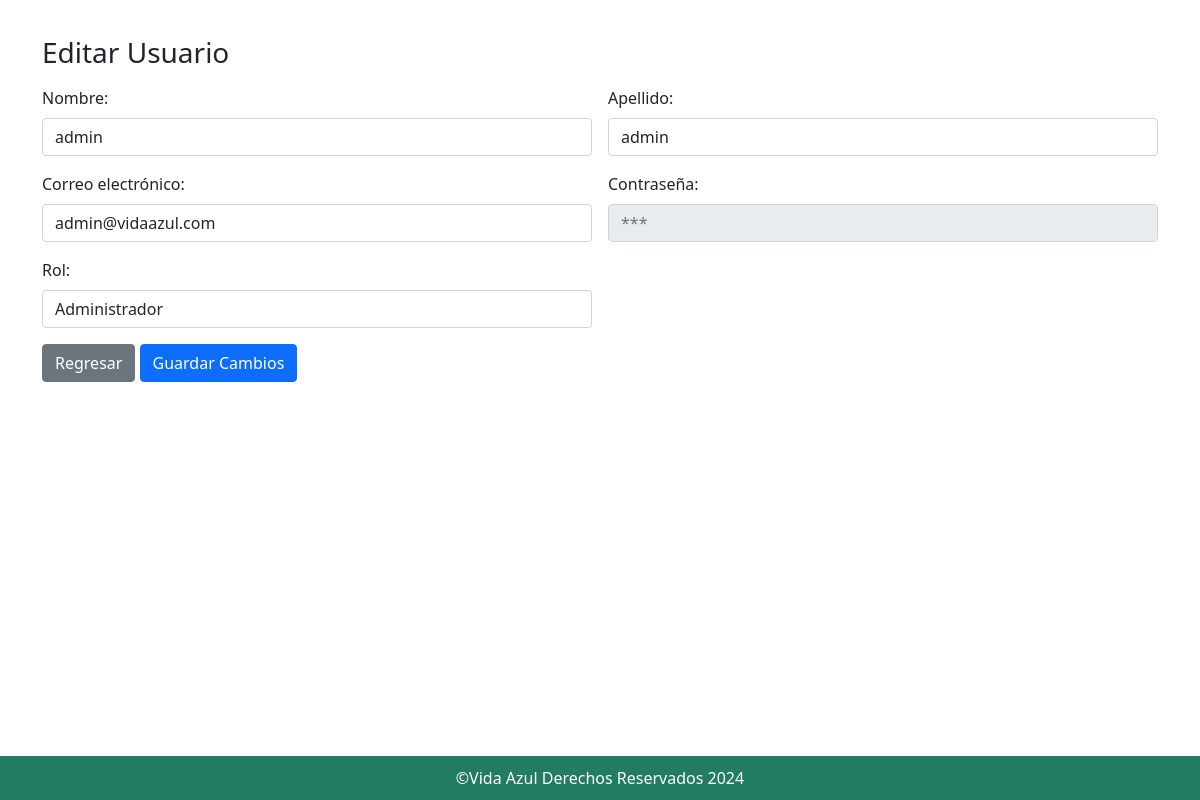
The app's page /usuario/edita.php?id=1 with its own data.
### tables this page shows
CREATE TABLE `usuario` (
  `id_usuario` int(11) NOT NULL,
  `id_rol` int(11) DEFAULT NULL,
  `nombre_usuario` varchar(100) NOT NULL,
  `apellido_usuario` varchar(100) NOT NULL,
  `correo` varchar(150) NOT NULL,
  `contrasenia` varchar(100) NOT NULL
);

CREATE TABLE `rol` (
  `id_rol` int(11) NOT NULL,
  `nombre_rol` varchar(100) NOT NULL
);

### usuario/edita.php (the view, shortened to what this page needs)
<!DOCTYPE html>
<html lang="es" class="h-100">
<head>
    <link href="https://cdn.jsdelivr.net/npm/bootstrap@5.0.2/dist/css/bootstrap.min.css" rel="stylesheet"
>
    <link href="https://cdn.jsdelivr.net/npm/bootstrap-icons/font/bootstrap-icons.css" rel="stylesheet">
    <link href="../styles.css" rel="stylesheet">
</head>
<body class="d-flex flex-column h-100">
    <?php
    $conexion = new mysqli("localhost", "vida_azul", "vidaazul", "vida_azul");
    if (isset($_GET['id'])) {
        $id_usuario = $_GET['id'];
        $sql = "SELECT id_usuario, nombre_usuario, apellido_usuario, correo, id_rol, contrasenia FROM Usuario WHERE id_usuario = ?";
        $stmt = $conexion->prepare($sql);
        $stmt->bind_param("i", $id_usuario);
        $stmt->execute();
        $result = $stmt->get_result();
        $usuario = $result->fetch_assoc();
    }
    $sql = "SELECT id_rol, nombre_rol FROM rol";
    $roles = $conexion->query($sql);
    ?>
    <main class="flex-shrink-0">
        <div class="container">
            <h3 class="my-3">Editar Usuario</h3>
            <form method="POST" action="" class="row g-3">
                <div class="col-md-6">
                    <label for="nombre_usuario" class="form-label">Nombre:</label>
                    <input type="text" class="form-control" id="nombre_usuario" name="nombre_usuario"
                           value="<?php echo $usuario['nombre_usuario'] ?? ''; ?>" required>
                </div>
                <div class="col-md-6">
                    <label for="apellido_usuario" class="form-label">Apellido:</label>
                    <input type="text" class="form-control" id="apellido_usuario" name="apellido_usuario"
                           value="<?php echo $usuario['apellido_usuario'] ?? ''; ?>" required>
                </div>
                <div class="col-md-6">
                    <label for="correo_usuario" class="form-label">Correo electrónico:</label>
                    <input type="email" class="form-control" id="correo_usuario" name="correo_usuario"
                           value="<?php echo $usuario['correo'] ?? ''; ?>" required>
                </div>
                <div class="col-md-6">
                    <label for="contrasenia_usuario" class="form-label">Contraseña:</label>
                    <input type="password" class="form-control" id="contrasenia_usuario" name="contrasenia_usuario"
                           value="" placeholder="***" readonly>
                </div>
                <div class="col-md-6">
                    <label for="id_rol" class="form-label">Rol:</label>
                    <select class="form-control" id="id_rol" name="id_rol" required>
                        <?php while ($rol = $roles->fetch_assoc()): ?>
                            <option value="<?php echo $rol['id_rol']; ?>" <?php if ($rol['id_rol'] == ($usuario['id_rol'] ?? '')) echo 'selected'; ?>>
                                <?php echo $rol['nombre_rol']; ?>
                            </option>
                        <?php endwhile; ?>
                    </select>
                </div>
                <div class="col-12">
                    <a href="../usuario/listado.php" class="btn btn-secondary">Regresar</a>
                    <button type="submit" class="btn btn-primary">Guardar Cambios</button>
                </div>
            </form>
        </div>
    </main>
    <footer class="footer" style="background-color:#217C61;position: fixed; bottom: 0;width: 100%;"
            class="col text-center text-white mt-auto p-1">
        <div class="container">
            <div class="col">
                <p style="color: white;">&COPY;Vida Azul Derechos Reservados 2024</p>
            </div>
        </div>
    </footer>
</body>
</html>

### styles.css (style rules this page uses)
* { box-sizing: border-box; }
--------------------------------------Footer------------------------------------- html, body { height: 100%; margin: 0; padding: 0; }
body { display: flex; flex-direction: column; }
footer.footer { background-color: #217C61; color: white; padding: 10px 0; flex-shrink: 0; text-align: center; width: 100%; }
.container { flex: 1 0 auto; }
footer p { margin: 0; }
main { padding: 20px; }
button { background-color: #007BFF; color: white; border: none; padding: 10px 15px; cursor: pointer; border-radius: 3px; }

### records on screen
usuario: nombre_usuario "admin", apellido_usuario "admin", correo_usuario "admin@vidaazul.com", id_rol "Administrador"
